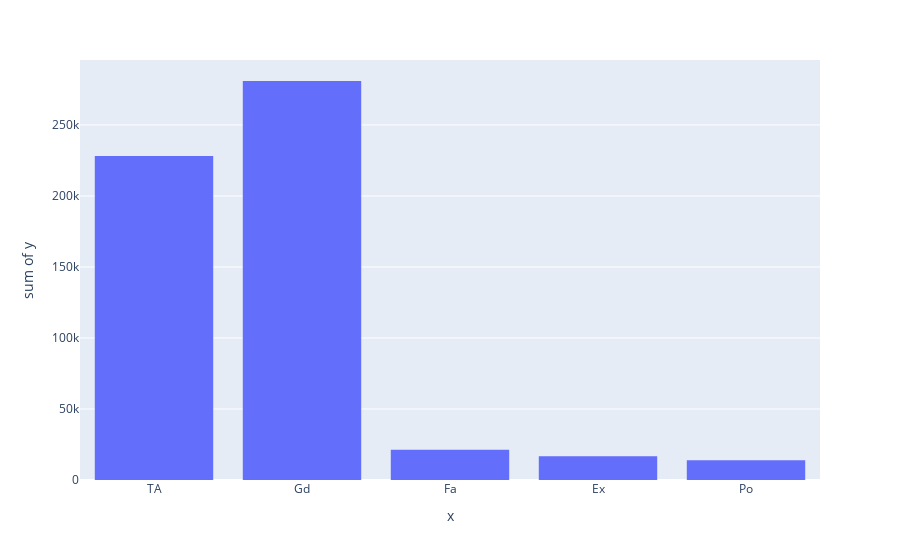

Notebook source saved alongside this figure:
### Code cell
px.histogram(x=df.FireplaceQu,y=df.Id)

### Figure 1 — Plotly figure (JSON) as saved in the notebook; plotly's stock layout.template omitted (floating-point values rounded to 4 significant figures; data arrays with more than 128 entries replaced by an {"elided": "..."} marker saying what was removed)
{"data": [{"alignmentgroup": "True", "bingroup": "x", "histfunc": "sum", "hovertemplate": "x=%{x}<br>sum of y=%{y}<extra></extra>", "legendgroup": "", "marker": {"color": "#636efa", "pattern": {"shape": ""}}, "name": "", "offsetgroup": "", "orientation": "v", "showlegend": false, "type": "histogram", "x": {"elided": "1460 str values"}, "xaxis": "x", "y": {"elided": "1460 int values"}, "yaxis": "y"}], "layout": {"autosize": true, "barmode": "relative", "legend": {"tracegroupgap": 0}, "margin": {"t": 60}, "xaxis": {"anchor": "y", "autorange": true, "domain": [0, 1], "range": [-0.5, 4.5], "title": {"text": "x"}, "type": "category"}, "yaxis": {"anchor": "x", "autorange": true, "domain": [0, 1], "range": [0, 295740], "title": {"text": "sum of y"}, "type": "linear"}}}
